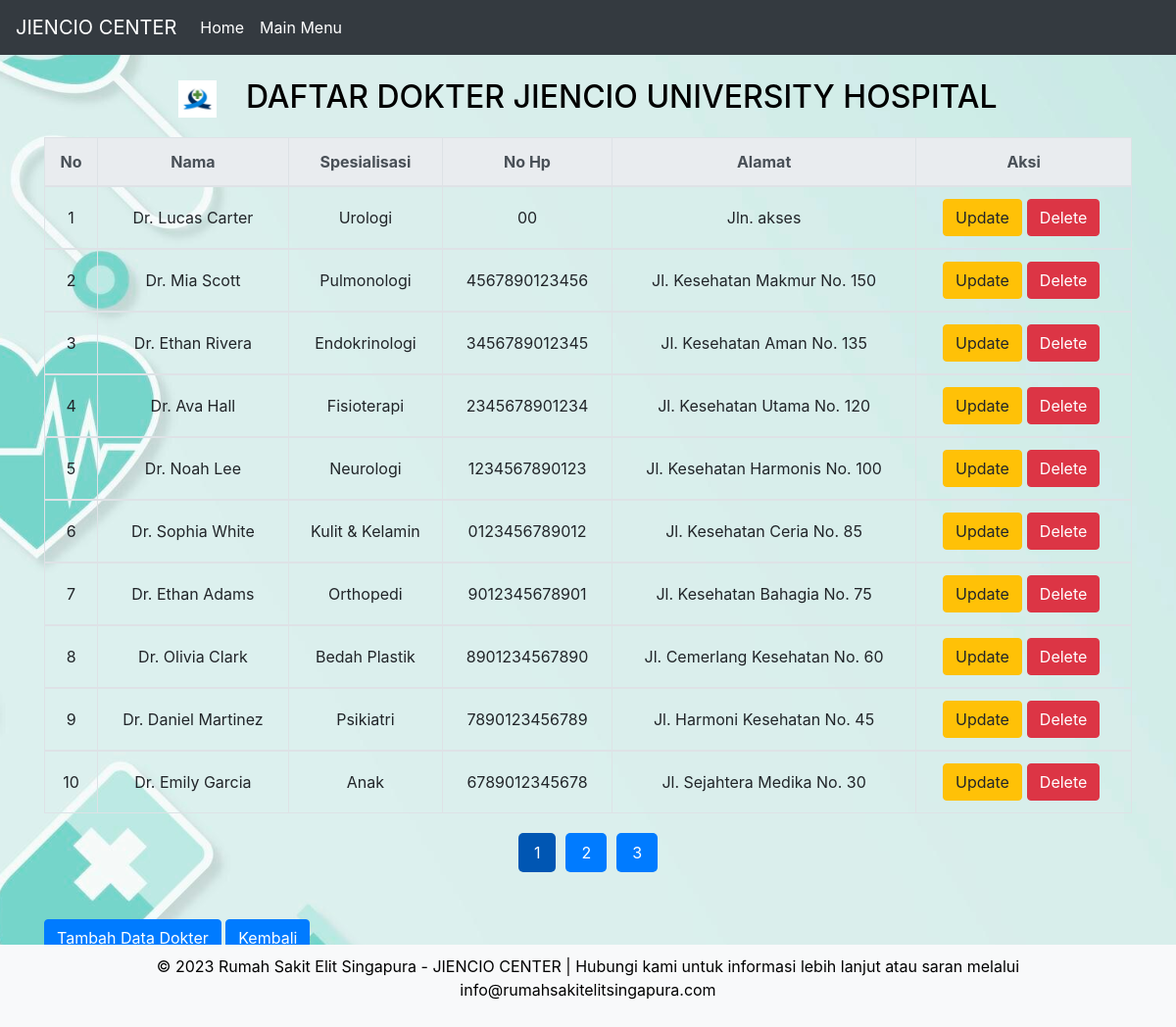
Page /indexdokter.php on the committed database.
### tables this page shows
CREATE TABLE `dokter` (
  `id_dokter` int(11) NOT NULL,
  `nama` varchar(50) NOT NULL,
  `spesialisasi` varchar(100) NOT NULL,
  `no_hp` char(13) NOT NULL,
  `alamat` varchar(50) NOT NULL
);

### indexdokter.php (the view, shortened to what this page needs)
<!DOCTYPE html>
<html lang="en">
<head>
    <link rel="stylesheet" href="https://cdn.jsdelivr.net/npm/bootstrap@4.6.1/dist/css/bootstrap.min.css"
>
</head>
<body>
    <nav class="navbar navbar-expand-lg navbar-dark bg-dark">
        <a class="navbar-brand" href="home.php">JIENCIO CENTER</a>
        <div class="collapse navbar-collapse" id="navbarNav">
            <ul class="navbar-nav">
                <li class="nav-item <?php if ($_SERVER['PHP_SELF'] == '/home.php') echo 'active'; ?>">
                    <a class="nav-link" href="home.php">Home</a>
                </li>
                <li class="nav-item <?php if ($_SERVER['PHP_SELF'] == '/indexutama.php') echo 'active'; ?>">
                    <a class="nav-link" href="indexutama.php">Main Menu</a>
                </li>
            </ul>
        </div>
    </nav>
    <div class="container">
        <br>
        <h2>
            <center><img src="logo.jpg" alt="Logo Jiencio" class="logo">DAFTAR DOKTER JIENCIO UNIVERSITY HOSPITAL
            </center>
        </h2>
        <table class="table table-bordered table-custom">
            <thead class="thead-light">
                <tr>
                    <th>No</th>
                    <th>Nama</th>
                    <th>Spesialisasi</th>
                    <th>No Hp</th>
                    <th>Alamat</th>
                    <th colspan='2'>Aksi</th>
                </tr>
            </thead>
            <?php
            include "koneksi.php";
            $jumlah_data_per_halaman = 10;
            $halaman = (isset($_GET['halaman'])) ? $_GET['halaman'] : 1;
            $awal_data = ($halaman - 1) * $jumlah_data_per_halaman;
            $sql = "SELECT * FROM dokter ORDER BY id_dokter DESC LIMIT $awal_data, $jumlah_data_per_halaman";
            $hasil = mysqli_query($kon, $sql);
            $no = $awal_data + 1;
            while ($data = mysqli_fetch_array($hasil)) {
                echo "<tbody>";
                echo "<tr>";
                echo "<td>$no</td>";
                echo "<td>" . $data["nama"] . "</td>";
                echo "<td>" . $data["spesialisasi"] . "</td>";
                echo "<td>" . $data["no_hp"] . "</td>";
                echo "<td>" . $data["alamat"] . "</td>";
                echo "<td>";
                echo "<a href='updatedokter.php?id_dokter=" . htmlspecialchars($data['id_dokter']) . "' class='btn btn-warning' role='button'>Update</a>";
                echo "<a href='hapusdokter.php?id_dokter=" . htmlspecialchars($data['id_dokter']) . "' class='btn btn-danger' role='button' onclick='return confirm(\"Apakah Anda yakin ingin menghapus data ini?\");'>Delete</a>";
                echo "</td>";
                echo "</tr>";
                echo "</tbody>";
                $no++;
            }
            ?>
        </table>
        <div class="pagination">
            <?php
            $total_data = mysqli_num_rows(mysqli_query($kon, "SELECT * FROM dokter"));
            $total_halaman = ceil($total_data / $jumlah_data_per_halaman);
            for ($i = 1; $i <= $total_halaman; $i++) {
                if ($i == $halaman) {
                    echo "<span>$i</span>";
                } else {
                    echo "<a href='indexdokter.php?halaman=$i'>$i</a>";
                }
            }
            ?>
        </div><br><br>
        <a href="create_dokter.php" class="btn btn-primary" role="button">Tambah Data Dokter</a>
        <a href="indexutama.php" class="btn btn-primary" role="button">Kembali</a>
    </div><br><br><br>
    <footer>
        <div class="container">
            <p>&copy; 2023 Rumah Sakit Elit Singapura - JIENCIO CENTER | Hubungi kami untuk informasi lebih lanjut
                atau saran melalui info@rumahsakitelitsingapura.com</p>
        </div>
    </footer>
</body>
</html>

### indexdokter.php (style rules this page uses)
body { background-image: url('gambarbg.jpg'); background-size: cover; background-position: center; color: black; }
.logo { height: 1.2em; margin-right: 30px; }
.navbar-nav .nav-item .nav-link { color: #fff; }
.table-custom { margin-top: 20px; }
footer { position: fixed; bottom: 0; width: 100%; background-color: #f8f9fa; text-align: center; padding: 10px 0; }
.table-custom th { background-color: #007bff; color: #fff; }
.table-custom th, .table-custom td { text-align: center; vertical-align: middle; }
.table-custom a { margin-right: 5px; }
.pagination { margin-top: 20px; display: flex; justify-content: center; align-items: center; }
.pagination a, .pagination span { margin: 0 5px; padding: 8px 16px; text-decoration: none; color: #ffffff; background-color: #007bff; border-radius: 5px; transition: background-color 0.3s ease; }
.pagination span { background-color: #0056b3; cursor: default; }

### rows in the picture
dokter: nama "Dr. Lucas Carter", spesialisasi "Urologi", no_hp "00", alamat "Jln. akses"
dokter: nama "Dr. Mia Scott", spesialisasi "Pulmonologi", no_hp "4567890123456", alamat "Jl. Kesehatan Makmur No. 150"
dokter: nama "Dr. Ethan Rivera", spesialisasi "Endokrinologi", no_hp "3456789012345", alamat "Jl. Kesehatan Aman No. 135"
dokter: nama "Dr. Ava Hall", spesialisasi "Fisioterapi", no_hp "2345678901234", alamat "Jl. Kesehatan Utama No. 120"
dokter: nama "Dr. Noah Lee", spesialisasi "Neurologi", no_hp "1234567890123", alamat "Jl. Kesehatan Harmonis No. 100"
dokter: nama "Dr. Sophia White", spesialisasi "Kulit & Kelamin", no_hp "0123456789012", alamat "Jl. Kesehatan Ceria No. 85"
dokter: nama "Dr. Ethan Adams", spesialisasi "Orthopedi", no_hp "9012345678901", alamat "Jl. Kesehatan Bahagia No. 75"
dokter: nama "Dr. Olivia Clark", spesialisasi "Bedah Plastik", no_hp "8901234567890", alamat "Jl. Cemerlang Kesehatan No. 60"
dokter: nama "Dr. Daniel Martinez", spesialisasi "Psikiatri", no_hp "7890123456789", alamat "Jl. Harmoni Kesehatan No. 45"
dokter: nama "Dr. Emily Garcia", spesialisasi "Anak", no_hp "6789012345678", alamat "Jl. Sejahtera Medika No. 30"
